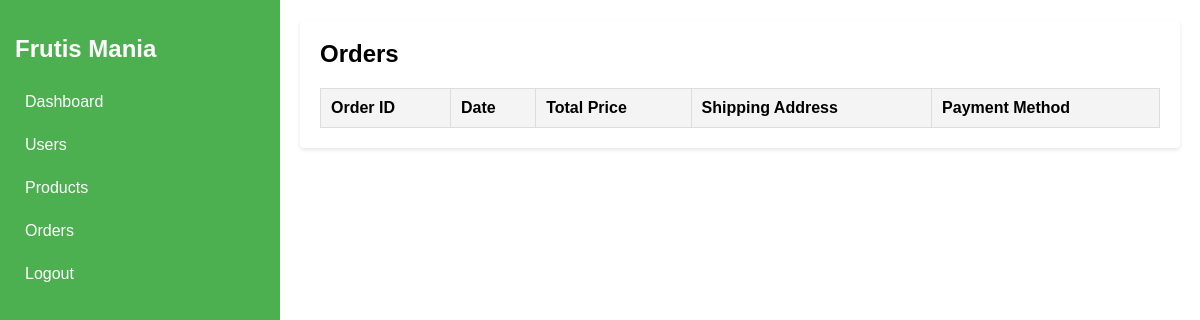
/order_dash/, run on an earlier commit of the app's database.
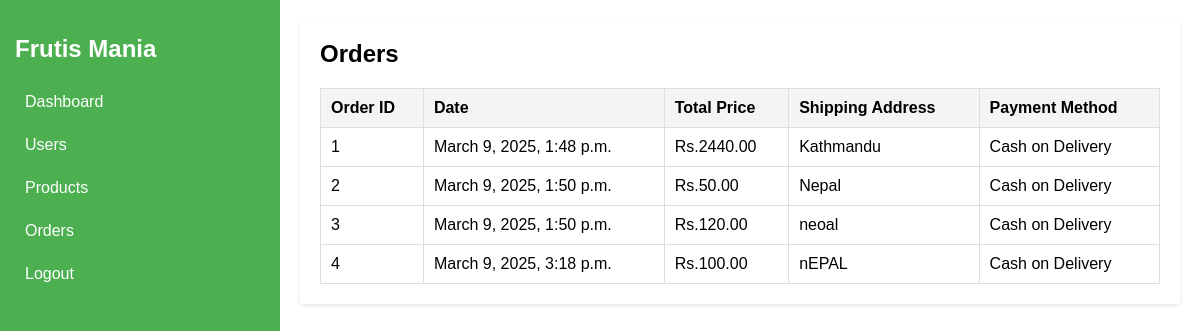
And on a later commit of the database.
### project/models.py (models this page shows, shortened)
class Order(models.Model):
    user = models.ForeignKey(User, on_delete=models.CASCADE, related_name='orders')
    cart = models.ForeignKey(Cart, on_delete=models.CASCADE, related_name='orders')
    shipping_address = models.TextField()
    payment_method = models.CharField(max_length=50)
    created_at = models.DateTimeField(auto_now_add=True)
    total_price = models.DecimalField(max_digits=10, decimal_places=2, default=0)

### project/views.py (the view)
# urls.py: path("order_dash/", views.order_dash, name="order_dash"),
def order_dash(request):
    order = Order.objects.all()
    return render(request, "order_dash.html", {"orders":order})

### project/templates/order_dash.html
{% extends 'dashboard.html' %}
{% load static %}
{% block content %}
<div class="main-content">
    <div class="card">
        <h2>Orders</h2>
        <div class="recent-orders">
            <table>
                <thead>
                    <tr>
                        <th>Order ID</th>
                        <th>Date</th>
                        <th>Total Price</th>
                        <th>Shipping Address</th>
                        <th>Payment Method</th>
                    </tr>
                </thead>
                <tbody>
                    {% for order in orders %}
                    <tr>
                        <td>{{ order.id }}</td>
                        <td>{{ order.created_at }}</td>
                        <td>Rs.{{ order.total_price }}</td>
                        <td>{{ order.shipping_address }}</td>
                        <td>{{ order.payment_method }}</td>
                    </tr>
                    {% endfor %}
                </tbody>
            </table>
        </div>
    </div>
</div>
{% endblock %}

What changed in the data, as far as the page shows it:
added Order: id "1", created_at "March 9, 2025, 1:48 p.m.", total_price "2440.00", shipping_address "Kathmandu", payment_method "Cash on Delivery"
added Order: id "2", created_at "March 9, 2025, 1:50 p.m.", total_price "50.00", shipping_address "Nepal", payment_method "Cash on Delivery"
added Order: id "3", created_at "March 9, 2025, 1:50 p.m.", total_price "120.00", shipping_address "neoal", payment_method "Cash on Delivery"
added Order: id "4", created_at "March 9, 2025, 3:18 p.m.", total_price "100.00", shipping_address "nEPAL", payment_method "Cash on Delivery"
